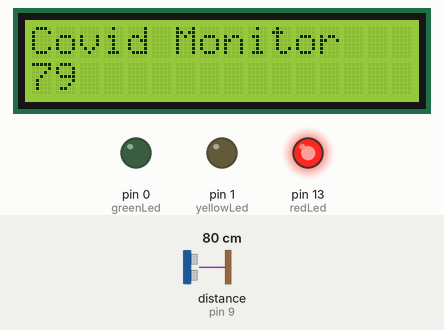
A sketch run on a simulated Arduino Uno, built with avr-gcc and run on an emulated ATmega328P. On the bench: 16×2 character LCD, output pins drawn as LEDs (lit = HIGH). Wiring (inferred from the names in the program): ultrasonic range finder: trigger pin 10; echo pin 9. Inputs (shaded band) come from the test bench; at power-on: distance to the obstacle (sensor on pin 9) 80 cm. The echo pulse lasts 58.3 µs per cm; pins used as bus, display or sensor lines are not drawn.

Above: at 1.2 s.
1.3 s: distance to the obstacle (sensor on pin 9) set to 197 cm
At 2.2 s:
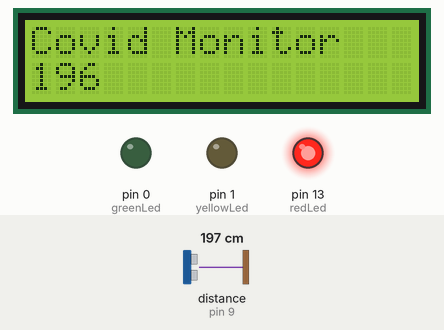
3.0 s: distance to the obstacle (sensor on pin 9) set to 204 cm
At 3.9 s:
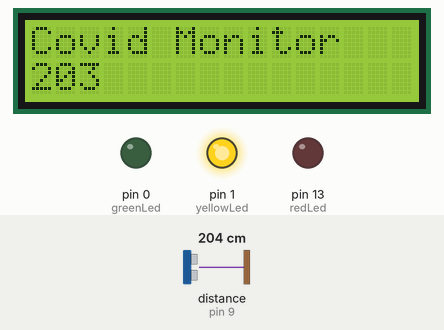
4.7 s: distance to the obstacle (sensor on pin 9) set to 249 cm
At 5.8 s:
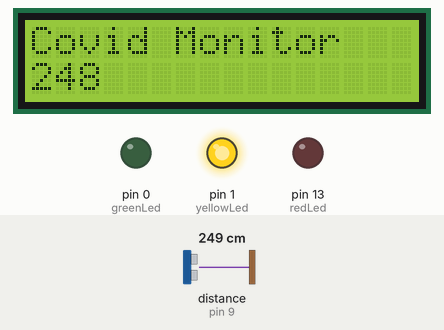
6.4 s: distance to the obstacle (sensor on pin 9) set to 255 cm
At 7.1 s:
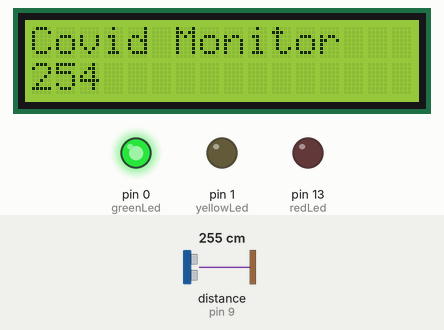
Timing chart, 0 to 9.1 s (numbered marks = the images above; inputs shaded):
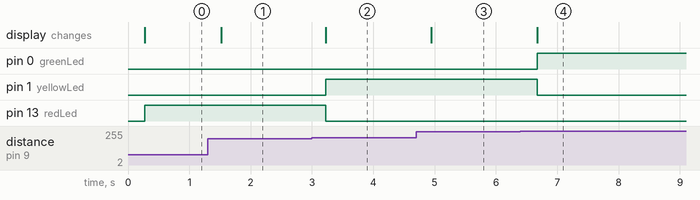

The sketch:

V1_Covid_19_Distance_Sensor_Neel_Bullywon.ino
```cpp
//LCD and Ultrasonic sensor code Neel Bullywon
/*
*/
// include the library code:
#include <LiquidCrystal.h>
// initialize the library with the numbers of the interface pins
LiquidCrystal lcd(12, 11, 5, 4, 3, 2);
#define trigPin 10 // (Trigger connects to digital pin 10.)
#define echoPin 9 // (Echo connects to digital pin 9.)
//define led pins
#define greenLed 0
#define yellowLed 1
#define redLed 13
void setup() {
  // set up the LCD's number of columns and rows:
  lcd.begin(16, 2);
  // Print a message to the LCD.
  lcd.print("Covid Monitor");
  pinMode(trigPin, OUTPUT);
  pinMode(echoPin, INPUT);
  pinMode(greenLed, OUTPUT);
  pinMode(yellowLed, OUTPUT);
  pinMode(redLed, OUTPUT);
}
void loop() {
// set the cursor to column 0, line 1
// (note: line 1 is the second row, since counting begins with 0):
  lcd.setCursor(0, 1);
// print the number of seconds since reset:
  int duration, distance;
  digitalWrite(trigPin, HIGH);
  delayMicroseconds(1000);
  digitalWrite(trigPin, LOW);
  duration=pulseIn(echoPin, HIGH);
  distance=(duration/2) / 29.2;
  delay (200);
  lcd.print(distance);

  if (distance>250){
    digitalWrite(greenLed, HIGH);
    digitalWrite(yellowLed, LOW);
    digitalWrite(redLed, LOW);
  }

  if (distance<250 && distance>200){
    digitalWrite(yellowLed, HIGH);
    digitalWrite(greenLed, LOW);
    digitalWrite(redLed, LOW);
  }

  if (distance<200){
    digitalWrite(redLed, HIGH);
    digitalWrite(greenLed, LOW);
    digitalWrite(yellowLed, LOW);
  }
}
```

Measured:
- the behaviour switches between 201 and 202 cm on distance to the obstacle (sensor on pin 9) (found by bisection; images 1 and 2)
- the behaviour switches between 251 and 252 cm on distance to the obstacle (sensor on pin 9) (found by bisection; images 3 and 4)
- after the input at 1.3 s, the display: changes after 0.22 s (image 1)
- after the input at 3.0 s, pin 1 (yellowLed): LOW → HIGH after 0.23 s; pin 13 (redLed): HIGH → LOW after 0.23 s; the display: changes after 0.23 s (image 2)
- after the input at 4.7 s, the display: changes after 0.24 s (image 3)
- after the input at 6.4 s, pin 0 (greenLed): LOW → HIGH after 0.28 s; pin 1 (yellowLed): HIGH → LOW after 0.28 s; the display: changes after 0.28 s (image 4)
